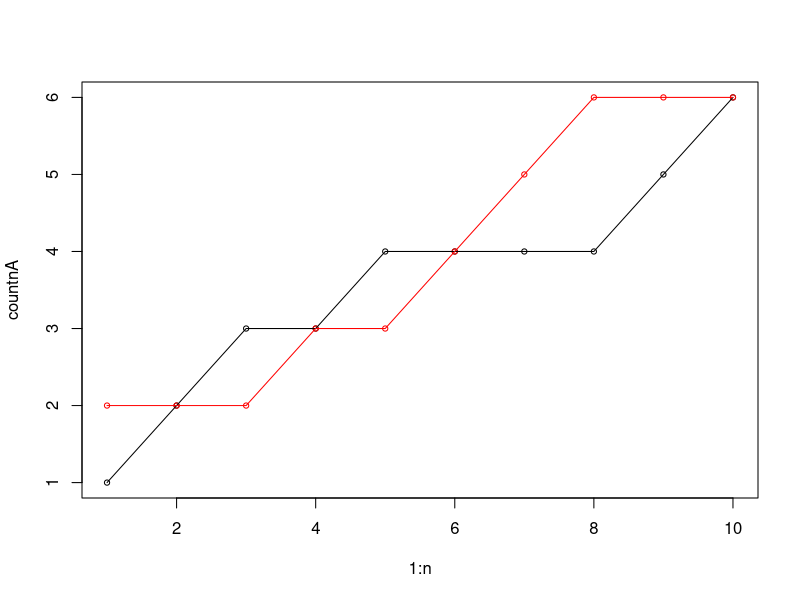
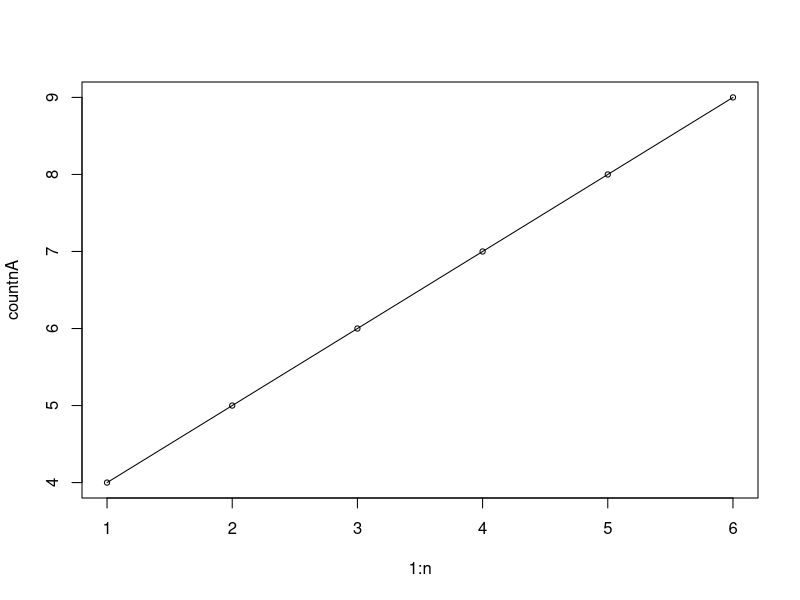

Write the R code that produced these figures, in order.
#Start with an urn with an equal number of red and black balls where red represents subjects in the treatment group (A) and black represents subjects in the control group (B)
nA <- 1
nB <- 1

#Count
countnA <- c()
countnB <- c()
#Count of how many times we see the 11:1 split
countn1 <- 0
#Count of how many times we see the 8:4 split
countn2 <- 0

#We need probabilities for the treatments being successful depending on whether they're from group A or B
success_A <- 0.7
success_B <- 0.2
#Number of iterations of the trial we want
m <- 1000

#So from the urn we pull a ball and follow our usual PTW rules with alpha=1, beta=0.
for(j in 1:m){
  nA <- 1
  nB <- 1
  countnA <- c()
  countnB <- c()
  n <- 10
  beta <- 0
  alpha <- 1
  characters <- c(rep('A', nA), rep('B', nB))
  random_characters <- sample(characters)
  random_ball <- sample(random_characters, size = 1)
  #Or this does the same thing
  ball <- sample(c("A", "B"), 1, prob = c(nA, nB))
  for (i in 1:n) {
    ball <- sample(c("A", "B"), 1, prob = c(nA, nB))
    if(ball == 'A'){
      treat <- sample(c(0,1), 1, prob = c(success_A, 1-success_A))
      if(treat == 0){
        nA <- nA + alpha
        nB <- nB + beta
      }else{
        nA <- nA + beta
        nB <- nB + alpha
      }               
    }else{
      treat <- sample(c(0,1), 1, prob = c(success_B, 1-success_B))
      if(treat == 0){
        nA <- nA + beta
        nB <- nB + alpha
      }else{
        nA <- nA + alpha
        nB <- nB + beta
      }
    }
    countnA <- c(countnA, nA)
    countnB <- c(countnB, nB)
  }
  
  countnA
  countnB
  #This identifies whether each trial has the 11:1 split found in the 1985 ECMO trial
  if(countnA[10]==11){
    countn1 = countn1 + 1
  }else{
    if(countnA[10]==8){
      countn2 = countn2 +1}
  }
}
#We can compare these two counts to see how often the 11:1 and 8:4 splits are in this context.
countn1
countn2


#If you want to plot the counts of the final run:
plot(1:n, countnA, cex=.7)
points(countnB, col = "red", cex=.7)
lines(countnA)
lines(countnB, col='red')






#Now let's see what would have happened if we had started with 3 balls of each colour:
#Start with an urn with an equal number of red and black balls where red represents subjects in the treatment group (A) and black represents subjects in the control group (B)
nA <- 3
nB <- 3

#Count
countnA <- c()
countnB <- c()

#We need probabilities for the treatments being successful depending on whether they're from group A or B
success_A <- 0.7
success_B <- 0.2

#So from the urn we pull a ball:
n <- 6
beta <- 0
alpha <- 1
ball <- sample(c("A", "B"), 1, prob = c(nA, nB))
for (i in 1:n) {
  ball <- sample(c("A", "B"), 1, prob = c(nA, nB))
  if(ball == 'A'){
    treat <- sample(c(0,1), 1, prob = c(success_A, 1-success_A))
    if(treat == 0){
      nA <- nA + alpha
      nB <- nB + beta
    }else{
      nA <- nA + beta
      nB <- nB + alpha
    }               
  }else{
    treat <- sample(c(0,1), 1, prob = c(success_B, 1-success_B))
    if(treat == 0){
      nA <- nA + beta
      nB <- nB + alpha
    }else{
      nA <- nA + alpha
      nB <- nB + beta
    }
  }
  countnA <- c(countnA, nA)
  countnB <- c(countnB, nB)
}

countnA
countnB
proportion <- c(countnA/(countnA+countnB))
proportion[6]
plot(1:n, countnA, cex=.7)
points(countnB, col = "red", cex=.7)
lines(countnA)
lines(countnB, col='red')
